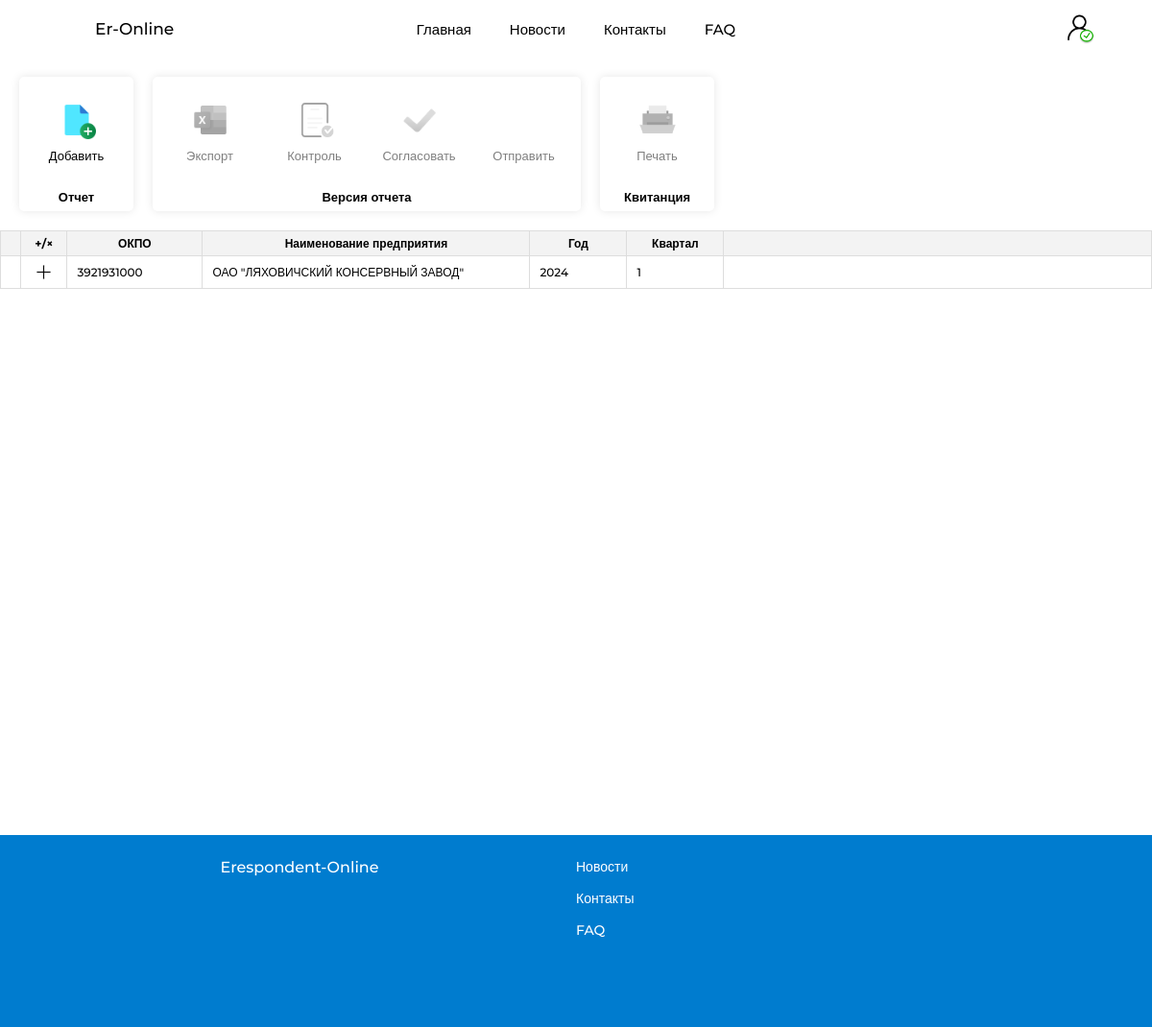
Page /report_area (signed in) on the committed database.
### website/models.py (models this page shows)
class Report(db.Model):
    __tablename__ = 'report'
    id = db.Column(db.Integer, primary_key=True)
    okpo = db.Column(db.Integer)
    organization_name = db.Column(db.String(50))
    year = db.Column(db.Integer)
    quarter = db.Column(db.Integer)
    user_id = db.Column(db.Integer, db.ForeignKey('user.id'))
    time_of_receipt = db.Column(db.Date)
    versions = relationship('Version_report', backref='report')

### website/views.py (the view)
@views.route('/report_area')
@profile_complete
@login_required
def report_area():
    report = Report.query.filter_by(user_id=current_user.id).order_by(Report.year.asc(), Report.quarter.asc()).all()
    version = Version_report.query.filter_by().all()
    for rep in report:
        rep.versions = Version_report.query.filter_by(report_id=rep.id).all()
        for version in rep.versions:
            version.tickets = Ticket.query.filter_by(version_report_id=version.id).all()
    organization = Organization.query.filter_by(id=current_user.organization.id).all()
    dirUnit = DirUnit.query.filter_by().all()
    dirProduct = DirProduct.query.filter_by().all()
    for row in dirProduct:
        current_unit = DirUnit.query.filter_by(IdUnit=row.IdUnit).first()
        row.IdUnit = current_unit.NameUnit
    year_today = datetime.now().year
    return render_template('report_area.html',
                           year_today=year_today,
                           report=report,
                           user=current_user,
                           dirUnit=dirUnit,
                           dirProduct=dirProduct,
                           organization=organization,
                           version=version)

### website/views.py (called while the page is built)
def profile_complete(f):
    @wraps(f)
    def decorated_function(*args, **kwargs):
        if not current_user.fio or not current_user.telephone or not current_user.organization_id:
            flash('Пожалуйста, заполните все обязательные поля.', 'error')
            return redirect(url_for('views.profile_common'))
        return f(*args, **kwargs)
    return decorated_function

### website/templates/report_area.html (shortened to what this page needs)
{% extends "base.html" %}
{% block content %}
<div class="report-area_page">
    <div class="report-area_menu">
        <div class="report-area_podmenu">
            <div class="content-podmenu">
                <nav>
                    <ul>
                        <section>
                            <div class="functions_menu">
                                <li id = "link_add_report">
                                    <img src="{{ url_for('static', filename='img/icon_new_file.png') }}" alt="Создать отчет">
                                    <a>Добавить</a>
                                </li>
                            </div>
                            <a class="functions_menu_name">
                                Отчет
                            </a>
                        </section>
                        <section>
                            <div class="functions_menu">
                                <li id="export_versionButton">
                                    <img src="{{ url_for('static', filename='img/icon_excel.png') }}" alt="">
                                    <a>Экспорт</a>
                                </li>
                                <li id="control_versionButton">
                                    <img src="{{ url_for('static', filename='img/icon_control.png') }}" alt="">
                                    <a>Контроль</a>
                                </li>
                                <li id = "agreedVersionButton">
                                    <img src="{{ url_for('static', filename='img/icon_galochka.png') }}" alt="">
                                    <a>Согласовать</a>
                                </li>
                                <li id = "sentVersionButton">
                                    <a>Отправить</a>
                                </li>
                            </div>
                            <a class="functions_menu_name">
                                Версия отчета
                            </a>
                        </section>
                        <section>
                            <div class="functions_menu">
                                <li id = "PrintTicketButton">
                                    <img src="{{ url_for('static', filename='img/icon_print_file.png') }}" alt="">
                                    <a>Печать</a>
                                </li>
                            </div>
                            <a class="functions_menu_name">
                                Квитанция
                            </a>
                        </section>
                    </ul>
                </nav>
            </div>
        </div>
    </div>
    <div class="report-area" >
        <table class="table_report-area">
            <thead class="order-table_titels">
                <tr>
                    <th></th>
                    <th style = "white-space: nowrap;">+/&times;</th>
                    <th class="resizable" style="min-width: 120px;">ОКПО<div class="resizer"></div></th>
                    <th class="resizable" style="white-space: nowrap; min-width: 320px;">Наименование предприятия<div class="resizer"></div></th>
                    <th class="resizable" style="min-width: 80px;">Год<div class="resizer"></div></th>
                    <th class="resizable" style="min-width: 80px;">Квартал<div class="resizer"></div></th>
                    <th></th>
                </tr>
            </thead>
            <tbody>
                {%if report%}
                    {% for row in report %}
                    <tr class="report_row" data-id="{{ row.id }}">
                        <td></td>
                        <td>
                            <button class="show-versions_button">
                                <img src="{{ url_for('static', filename='img/close_black.png')}}" class = "close_black" alt="Просмотреть версии">
                            </button>
                        </td>
                        <td>
                            <input type = "text" id = "report_okpo" value = "{{ row.okpo }}" readonly>
                        </td>
                        <td>
                            <input type = "text" id = "report_organization_name" value = "{{ row.organization_name }}" readonly>
                        </td>
                        <td>
                            <input type = "text" id = "report_year" value = "{{ row.year }}" readonly>
                        </td>
                        <td>
                            <input type = "text" id = "report_quarter" value = "{{ row.quarter }}" readonly>
                        </td>
                        <td>
                        </td>
                    </tr>
                    {% endfor %}
            {%endif%}
            </tbody>
        </table>
    </div>
</div>
{% endblock %}

### website/templates/base.html (shortened to what this page needs)
<!DOCTYPE html>
<html>
  <head>
    <link rel="stylesheet" href="{{ url_for('static', filename='css/base.css') }}">
  </head>
  <body>
    <header class="fixed-header">
      <div class="header-left">
         <nav>
          <ul>
              <li class = "short_name_app" onclick="window.location.href='/'">
                <a href="/">Er-Online</a>
              </li>
          </ul>
        </nav>
      </div>
      <div class="header-center">
        <nav>
          <ul>
              <li onclick="window.location.href='/'">Главная</li>
              <li onclick="window.location.href='/news'">Новости</li>
              <li onclick="window.location.href='/contacts'" >Контакты</li>
              <li onclick="window.location.href='/FAQ'" >FAQ</li>
          </ul>
        </nav>
      </div>
      <div class="header-right">
        <div class="user-container">
          {% set icon_path = 'img/icon_black-user.png' if current_user.is_authenticated else 'img/log.png' %}
          <img class="icon_black" src="{{ url_for('static', filename=icon_path) }}" alt="">
        </div>
      </div>
    </header>
    <main>
    {% block content %}
    {% endblock %}
    </main>
    <footer>
      <div class = "footer_cont">
        <div class = "left_col_footer">
          <nav>
            <ul>
                <li onclick="window.location.href='/'">Erespondent-Online</li>
            </ul>
          </nav>
        </div>
        <div class = "right_col_footer">
          <nav>
            <ul>
              <li onclick="window.location.href='/news'">Новости</li>
              <li onclick="window.location.href='/contacts'" >Контакты</li>
              <li onclick="window.location.href='/FAQ'" >FAQ</li>
            </ul>
        </nav>
      </div>
    </footer>
  </body>
</html>

### rows in the picture
Report: okpo "3921931000", organization_name "ОАО \"ЛЯХОВИЧСКИЙ КОНСЕРВНЫЙ ЗАВОД\"", year "2024", quarter "1"
